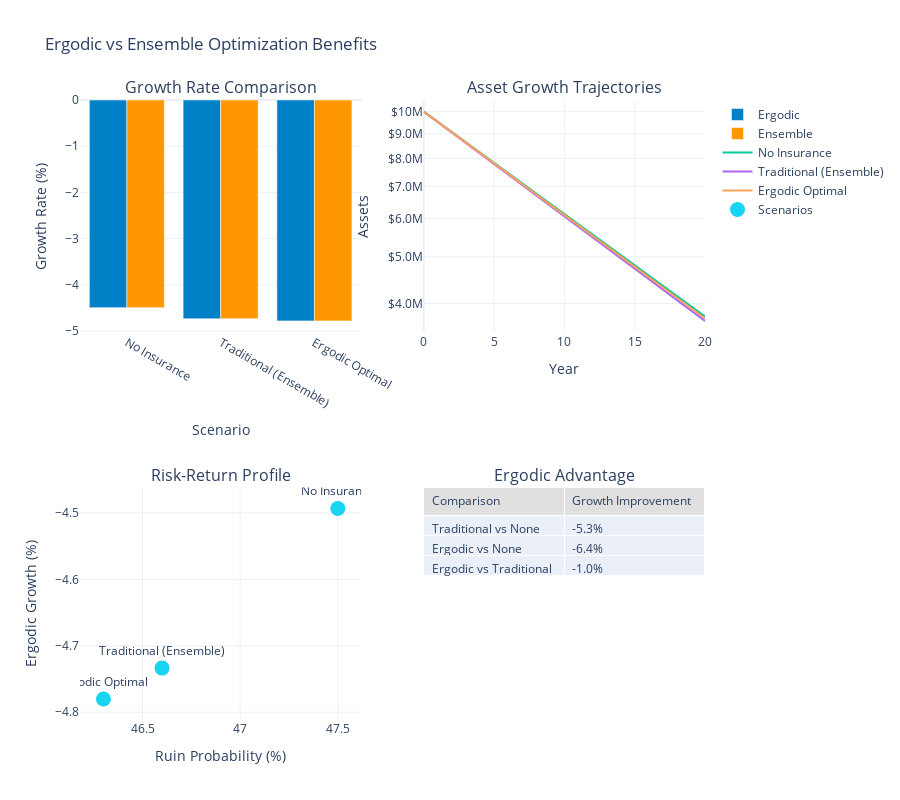

The cell this chart's notebook holds for it:
### Markdown cell above
## 2. Ergodic Benefit Quantification

### Code cell
def quantify_ergodic_benefits():
    """Quantify the benefits of ergodic vs ensemble optimization."""
    
    # Setup components
    manufacturer_config = ManufacturerConfig(
        initial_assets=10_000_000,
        asset_turnover_ratio=0.5,
        operating_margin=0.08,
        tax_rate=0.25,
        retention_ratio=0.8
    )
    manufacturer = WidgetManufacturer(manufacturer_config)
    
    loss_generator = ManufacturingLossGenerator(
        attritional_params={'base_frequency': 5.0, 'severity_mean': 50_000, 'severity_cv': 0.8},
        large_params={'base_frequency': 0.5, 'severity_mean': 2_000_000, 'severity_cv': 1.2},
        catastrophic_params={'base_frequency': 0.02, 'severity_xm': 10_000_000, 'severity_alpha': 2.5},
        seed=42
    )
    
    # Test different insurance scenarios
    scenarios = [
        {'name': 'No Insurance', 'layers': []},
        {'name': 'Traditional (Ensemble)', 'layers': [
            EnhancedInsuranceLayer(0, 5_000_000, 0.01),
            EnhancedInsuranceLayer(5_000_000, 15_000_000, 0.005)
        ]},
        {'name': 'Ergodic Optimal', 'layers': [
            EnhancedInsuranceLayer(0, 3_000_000, 0.025),
            EnhancedInsuranceLayer(3_000_000, 12_000_000, 0.012),
            EnhancedInsuranceLayer(15_000_000, 20_000_000, 0.006)
        ]}
    ]
    
    # Run simulations for each scenario
    results = []
    growth_trajectories = {}
    
    for scenario in scenarios:
        print(f"\nSimulating {scenario['name']}...")
        
        # Always create an InsuranceProgram, even if empty
        insurance_program = InsuranceProgram(scenario['layers'])
        
        # Setup Monte Carlo
        config = SimulationConfig(
            n_simulations=1000,
            n_years=20,
            seed=42
        )
        
        engine = MonteCarloEngine(
            loss_generator=loss_generator,
            insurance_program=insurance_program,
            manufacturer=manufacturer,
            config=config
        )
        
        sim_results = engine.run()
        
        # Calculate metrics
        # Use growth rates directly from simulation results
        ergodic_growth = np.mean(sim_results.growth_rates)
        
        results.append({
            'scenario': scenario['name'],
            'ergodic_growth': ergodic_growth,
            'ensemble_growth': np.mean(sim_results.growth_rates),
            'ruin_probability': sim_results.ruin_probability,
            'mean_final_assets': np.mean(sim_results.final_assets),
            'std_final_assets': np.std(sim_results.final_assets),
            'premium_cost': insurance_program.calculate_annual_premium()
        })
        
        # Create synthetic growth trajectory for visualization
        # Use compound growth from initial to final assets
        initial_assets = manufacturer_config.initial_assets
        mean_final = np.mean(sim_results.final_assets[sim_results.final_assets > 0])
        if mean_final > 0:
            growth_rate = (mean_final / initial_assets) ** (1/config.n_years) - 1
            years = np.arange(config.n_years + 1)
            trajectory = initial_assets * (1 + growth_rate) ** years
        else:
            trajectory = np.zeros(config.n_years + 1)
        growth_trajectories[scenario['name']] = trajectory
    
    results_df = pd.DataFrame(results)
    
    # Calculate improvements
    base_idx = results_df[results_df['scenario'] == 'No Insurance'].index[0]
    ergodic_idx = results_df[results_df['scenario'] == 'Ergodic Optimal'].index[0]
    trad_idx = results_df[results_df['scenario'] == 'Traditional (Ensemble)'].index[0]
    
    ergodic_improvement = (
        (results_df.loc[ergodic_idx, 'ergodic_growth'] - 
         results_df.loc[base_idx, 'ergodic_growth']) / 
        abs(results_df.loc[base_idx, 'ergodic_growth'])
    ) * 100
    
    trad_improvement = (
        (results_df.loc[trad_idx, 'ergodic_growth'] - 
         results_df.loc[base_idx, 'ergodic_growth']) / 
        abs(results_df.loc[base_idx, 'ergodic_growth'])
    ) * 100
    
    # Create visualization with correct subplot types
    fig = make_subplots(
        rows=2, cols=2,
        subplot_titles=(
            'Growth Rate Comparison',
            'Asset Growth Trajectories',
            'Risk-Return Profile',
            'Ergodic Advantage'
        ),
        specs=[
            [{'type': 'bar'}, {'type': 'scatter'}],
            [{'type': 'scatter'}, {'type': 'table'}]  # Changed to specify table type
        ]
    )
    
    # Growth rate comparison
    x_labels = results_df['scenario']
    fig.add_trace(
        go.Bar(
            x=x_labels,
            y=results_df['ergodic_growth'] * 100,
            name='Ergodic',
            marker_color=WSJ_COLORS['blue']
        ),
        row=1, col=1
    )
    
    fig.add_trace(
        go.Bar(
            x=x_labels,
            y=results_df['ensemble_growth'] * 100,
            name='Ensemble',
            marker_color=WSJ_COLORS['orange']
        ),
        row=1, col=1
    )
    
    # Asset growth trajectories
    years = np.arange(21)
    for name, trajectory in growth_trajectories.items():
        fig.add_trace(
            go.Scatter(
                x=years,
                y=trajectory,
                mode='lines',
                name=name,
                line=dict(width=2)
            ),
            row=1, col=2
        )
    
    # Risk-return profile
    fig.add_trace(
        go.Scatter(
            x=results_df['ruin_probability'] * 100,
            y=results_df['ergodic_growth'] * 100,
            mode='markers+text',
            text=results_df['scenario'],
            textposition='top center',
            marker=dict(size=15),
            name='Scenarios'
        ),
        row=2, col=1
    )
    
    # Ergodic advantage visualization
    advantage_data = [
        ['Traditional vs None', f'{trad_improvement:.1f}%'],
        ['Ergodic vs None', f'{ergodic_improvement:.1f}%'],
        ['Ergodic vs Traditional', f'{ergodic_improvement - trad_improvement:.1f}%']
    ]
    
    fig.add_trace(
        go.Table(
            header=dict(
                values=['Comparison', 'Growth Improvement'],
                fill_color=WSJ_COLORS['light_gray'],
                align='left'
            ),
            cells=dict(
                values=list(zip(*advantage_data)),
                align='left'
            )
        ),
        row=2, col=2
    )
    
    # Update layout
    fig.update_layout(
        height=800,
        showlegend=True,
        title_text="Ergodic vs Ensemble Optimization Benefits",
        template='plotly_white',
        barmode='group'
    )
    
    fig.update_xaxes(title_text="Scenario", row=1, col=1)
    fig.update_xaxes(title_text="Year", row=1, col=2)
    fig.update_xaxes(title_text="Ruin Probability (%)", row=2, col=1)
    
    fig.update_yaxes(title_text="Growth Rate (%)", row=1, col=1)
    fig.update_yaxes(title_text="Assets", row=1, col=2, type='log', tickformat='$.2s')
    fig.update_yaxes(title_text="Ergodic Growth (%)", row=2, col=1)
    
    fig.show()
    
    # Print summary
    print("\nErgodic Benefit Quantification:")
    print("="*70)
    print(results_df.to_string(index=False))
    print(f"\nErgodic optimization improvement: {ergodic_improvement:.1f}%")
    print(f"Traditional optimization improvement: {trad_improvement:.1f}%")
    print(f"Ergodic advantage over traditional: {ergodic_improvement - trad_improvement:.1f}%")

# Run ergodic benefit analysis
quantify_ergodic_benefits()

### Figure 1 — Plotly figure (JSON) as saved in the notebook; plotly's stock layout.template omitted (floating-point values rounded to 4 significant figures)
{"data": [{"marker": {"color": "#0080C7"}, "name": "Ergodic", "type": "bar", "x": ["No Insurance", "Traditional (Ensemble)", "Ergodic Optimal"], "xaxis": "x", "y": [-4.493, -4.734, -4.78], "yaxis": "y"}, {"marker": {"color": "#FF9800"}, "name": "Ensemble", "type": "bar", "x": ["No Insurance", "Traditional (Ensemble)", "Ergodic Optimal"], "xaxis": "x", "y": [-4.493, -4.734, -4.78], "yaxis": "y"}, {"line": {"width": 2}, "mode": "lines", "name": "No Insurance", "type": "scatter", "x": [0, 1, 2, 3, 4, 5, 6, 7, 8, 9, 10, 11, 12, 13, 14, 15, 16, 17, 18, 19, 20], "xaxis": "x2", "y": [10000000.0, 9523000.0, 9069000.0, 8636000.0, 8224000.0, 7832000.0, 7458000.0, 7102000.0, 6763000.0, 6441000.0, 6133000.0, 5841000.0, 5562000.0, 5297000.0, 5044000.0, 4803000.0, 4574000.0, 4356000.0, 4148000.0, 3950000.0, 3762000.0], "yaxis": "y2"}, {"line": {"width": 2}, "mode": "lines", "name": "Traditional (Ensemble)", "type": "scatter", "x": [0, 1, 2, 3, 4, 5, 6, 7, 8, 9, 10, 11, 12, 13, 14, 15, 16, 17, 18, 19, 20], "xaxis": "x2", "y": [10000000.0, 9513000.0, 9049000.0, 8608000.0, 8189000.0, 7790000.0, 7410000.0, 7049000.0, 6706000.0, 6379000.0, 6068000.0, 5773000.0, 5491000.0, 5224000.0, 4969000.0, 4727000.0, 4497000.0, 4278000.0, 4069000.0, 3871000.0, 3682000.0], "yaxis": "y2"}, {"line": {"width": 2}, "mode": "lines", "name": "Ergodic Optimal", "type": "scatter", "x": [0, 1, 2, 3, 4, 5, 6, 7, 8, 9, 10, 11, 12, 13, 14, 15, 16, 17, 18, 19, 20], "xaxis": "x2", "y": [10000000.0, 9518000.0, 9059000.0, 8623000.0, 8207000.0, 7812000.0, 7435000.0, 7077000.0, 6736000.0, 6412000.0, 6103000.0, 5808000.0, 5529000.0, 5262000.0, 5009000.0, 4767000.0, 4538000.0, 4319000.0, 4111000.0, 3913000.0, 3724000.0], "yaxis": "y2"}, {"marker": {"size": 15}, "mode": "markers+text", "name": "Scenarios", "text": ["No Insurance", "Traditional (Ensemble)", "Ergodic Optimal"], "textposition": "top center", "type": "scatter", "x": [47.5, 46.6, 46.3], "xaxis": "x3", "y": [-4.493, -4.734, -4.78], "yaxis": "y3"}, {"cells": {"align": "left", "values": [["Traditional vs None", "Ergodic vs None", "Ergodic vs Traditional"], ["-5.3%", "-6.4%", "-1.0%"]]}, "domain": {"x": [0.55, 1], "y": [0, 0.375]}, "header": {"align": "left", "fill": {"color": "#E0E0E0"}, "values": ["Comparison", "Growth Improvement"]}, "type": "table"}], "layout": {"annotations": [{"font": {"size": 16}, "showarrow": false, "text": "Growth Rate Comparison", "x": 0.225, "xanchor": "center", "xref": "paper", "y": 1, "yanchor": "bottom", "yref": "paper"}, {"font": {"size": 16}, "showarrow": false, "text": "Asset Growth Trajectories", "x": 0.775, "xanchor": "center", "xref": "paper", "y": 1, "yanchor": "bottom", "yref": "paper"}, {"font": {"size": 16}, "showarrow": false, "text": "Risk-Return Profile", "x": 0.225, "xanchor": "center", "xref": "paper", "y": 0.375, "yanchor": "bottom", "yref": "paper"}, {"font": {"size": 16}, "showarrow": false, "text": "Ergodic Advantage", "x": 0.775, "xanchor": "center", "xref": "paper", "y": 0.375, "yanchor": "bottom", "yref": "paper"}], "barmode": "group", "height": 800, "showlegend": true, "title": {"text": "Ergodic vs Ensemble Optimization Benefits"}, "xaxis": {"anchor": "y", "domain": [0, 0.45], "title": {"text": "Scenario"}}, "xaxis2": {"anchor": "y2", "domain": [0.55, 1], "title": {"text": "Year"}}, "xaxis3": {"anchor": "y3", "domain": [0, 0.45], "title": {"text": "Ruin Probability (%)"}}, "yaxis": {"anchor": "x", "domain": [0.625, 1], "title": {"text": "Growth Rate (%)"}}, "yaxis2": {"anchor": "x2", "domain": [0.625, 1], "tickformat": "$.2s", "title": {"text": "Assets"}, "type": "log"}, "yaxis3": {"anchor": "x3", "domain": [0, 0.375], "title": {"text": "Ergodic Growth (%)"}}}}
